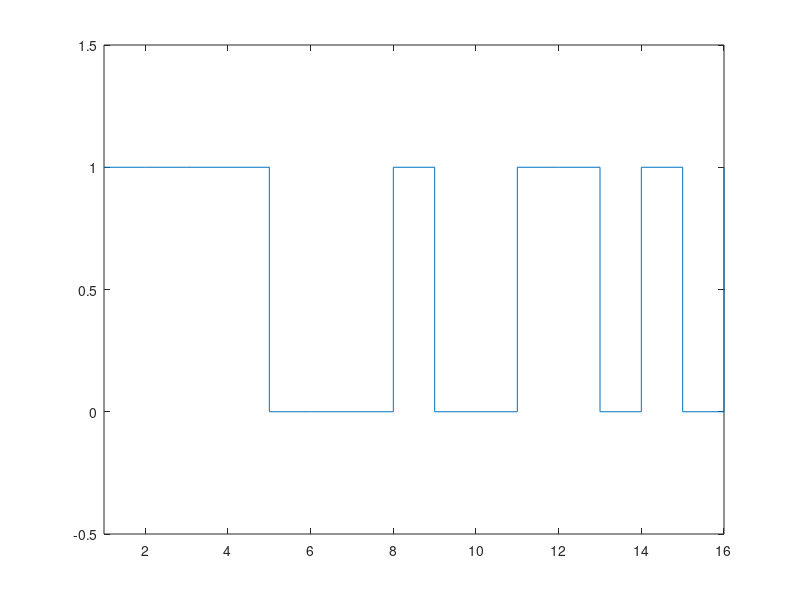

This chart was generated by the following MATLAB code:
% Generate a PRBS signal

clear all;
n=4;                                % the number of registers
L=15+1;                             % the length of M-sequence to be required 

for i = 1:n  Reg(i) = 1; end        % Initialize n registers
Out(1)=Reg(n);

for i=2:L
        temp=Reg(1);
        Reg(1)=xor(Reg(3),Reg(4));  % Modulo 2 adder
        j=2;
        while j<=n                  % Registers shift                
             temp1=Reg(j);
             Reg(j)=temp;
             j=j+1;
             temp=temp1;
        end        
        Out(i)=Reg(n);
end   

stairs(Out); axis([1 L -0.5 1.5]);  % Plot the PRBS signal

